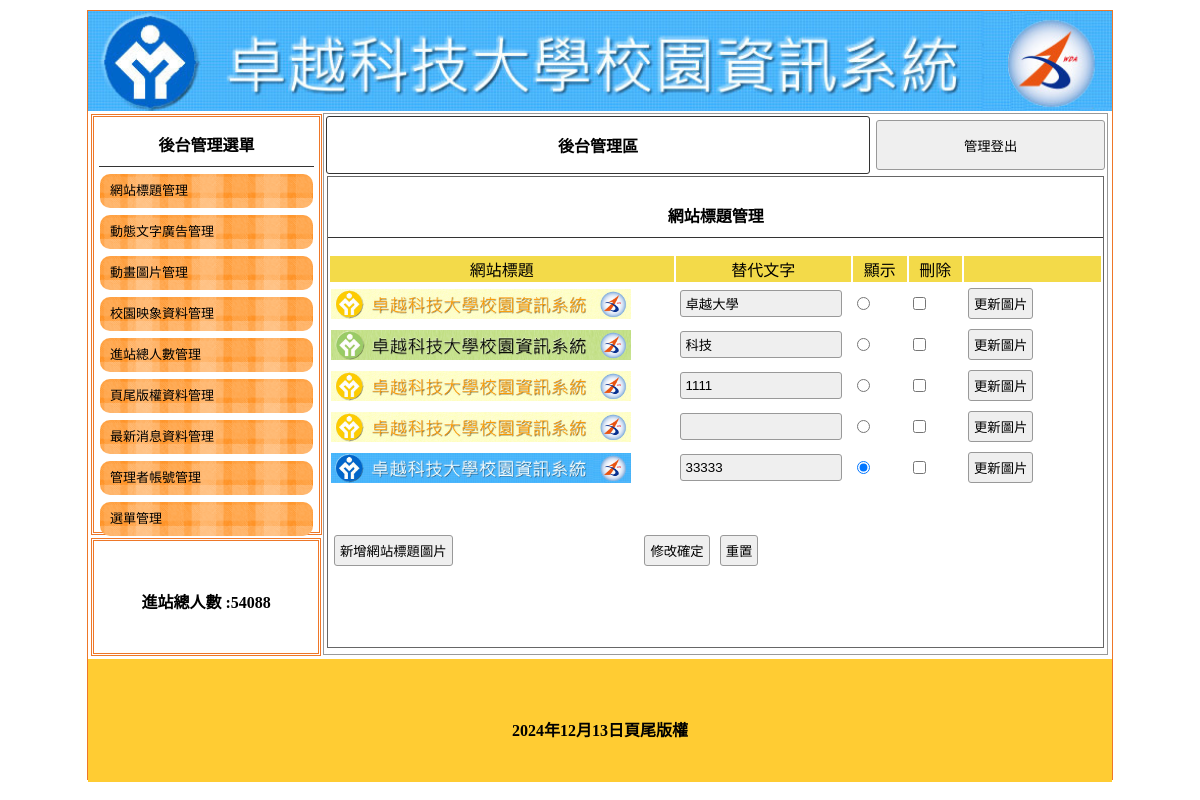
The app's page /admin.php with its own data.
### tables this page shows
CREATE TABLE `titles` (
  `id` int(10) UNSIGNED NOT NULL,
  `img` text NOT NULL,
  `text` text NOT NULL,
  `sh` int(1) UNSIGNED NOT NULL DEFAULT 0
);

CREATE TABLE `total` (
  `id` int(1) UNSIGNED NOT NULL,
  `total` int(10) UNSIGNED NOT NULL
);

CREATE TABLE `bottom` (
  `id` int(1) UNSIGNED NOT NULL,
  `bottom` text NOT NULL
);

### api/db.php (called while the page is built, shortened)
<?php
class DB{
    protected $dsn="mysql:host=localhost;charset=utf8;dbname=db03";
    protected $pdo;
    protected $table;
    function __construct($table){
        $this->table=$table;
        $this->pdo=new PDO($this->dsn,'root','');
    }
    function all(...$arg){
        $sql="SELECT * FROM $this->table ";
        return $this->fetchAll($sql);
    }
    function find($id){
        $sql="SELECT * FROM $this->table ";
        if(is_array($id)){
            $where=$this->a2s($id);
            $sql=$sql . " WHERE ". join(" && ",$where);
        }else{
            $sql .= " WHERE `id`='$id' ";
        }
        return $this->fetchOne($sql);
    }
    function a2s($array){
        $tmp=[];
        foreach($array as $key => $value){
            $tmp[]="`$key`='$value'";
        }
        return $tmp;
    }
    protected function fetchOne($sql){
        return $this->pdo->query($sql)->fetch(PDO::FETCH_ASSOC);
    }
    protected function fetchAll($sql){
        return $this->pdo->query($sql)->fetchAll(PDO::FETCH_ASSOC);
    }
}
$Title=new DB('titles');
$Total=new DB('total');
$Bottom=new DB('bottom');

### backend/title.php (the view, shortened to what this page needs)
<div class="di"
    style="height:540px; border:#999 1px solid; width:76.5%; margin:2px 0px 0px 0px; float:left; position:relative; left:20px;">
    <table width="100%">
        <tbody>
            <tr>
                <td style="width:70%;font-weight:800; border:#333 1px solid; border-radius:3px;" class="cent"><a
                        href="?do=admin" style="color:#000; text-decoration:none;">後台管理區</a>
                </td>
                <td><button onclick="document.cookie=&#39;user=&#39;;location.replace(&#39;?&#39;)"
                        style="width:99%; margin-right:2px; height:50px;">管理登出</button></td>
            </tr>
        </tbody>
    </table>
    <div style="width:99%; height:87%; margin:auto; overflow:auto; border:#666 1px solid;">
        <p class="t cent botli">網站標題管理</p>
        <form method="post" action="./api/edit.php">
            <table width="100%">
                <tr class="yel">
                    <td width="45%">網站標題</td>
                    <td width="23%">替代文字</td>
                    <td width="7%">顯示</td>
                    <td width="7%">刪除</td>
                    <td></td>
                </tr>
                <?php
                $rows=$Title->all();
                foreach($rows as $row){
                ?>
                <tr>
                    <td width="45%">
                        <img src="./upload/<?=$row['img'];?>" style="width:300px;height:30px;">
                    </td>
                    <td width="23%">
                        <input type="text" name="text[]" value="<?=$row['text'];?>">
                    </td>
                    <td width="7%">
                        <input type="radio" name="sh[]" value="<?=$row['id'];?>" <?=($row['sh']==1)?'checked':'';?>>
                    </td>
                    <td width="7%">
                        <input type="checkbox" name="del[]" value="<?=$row['id'];?>">
                    </td>
                    <td>
                        <input type="button"
                            onclick="op(&#39;#cover&#39;,&#39;#cvr&#39;,&#39;./modal/upload_<?=$do;?>.php?id=<?=$row['id'];?>.php&table=<?=$do;?>&#39;)"
                            value="更新圖片">
                    </td>
                </tr>
                <?php
                }
                ?>
            </table>
            <table style="margin-top:40px; width:70%;">
                <tr>
                    <td width="200px">
                        <input type="button"
                            onclick="op(&#39;#cover&#39;,&#39;#cvr&#39;,&#39;./modal/<?=$do;?>.php?table=<?=$do?>&#39;)"
                            value="新增網站標題圖片">
                    </td>
                    <td class="cent">
                        <input type="submit" value="修改確定">
                        <input type="reset" value="重置">
                    </td>
                </tr>
            </table>
        </form>
    </div>
</div>

### admin.php (shortened to what this page needs)
<?php
include_once "api/db.php";
?>
<!DOCTYPE html
    PUBLIC "-//W3C//DTD XHTML 1.0 Transitional//EN" "http://www.w3.org/TR/xhtml1/DTD/xhtml1-transitional.dtd">
<html xmlns="http://www.w3.org/1999/xhtml">
<head>
    <link href="./css/css.css" rel="stylesheet" type="text/css">
</head>
<body>
    <div id="main">
        <a title="<?=$Title->find(['sh'=>1])['text'];?>" href="index.php">
            <div class="ti"
                style="background:url('./upload/<?=$Title->find(['sh'=>1])['img'];?>'); background-size:cover;"></div>
        </a>
        <div id="ms">
            <div id="lf" style="float:left;">
                <div id="menuput" class="dbor">
                    <span class="t botli">後台管理選單</span>
                    <a style="color:#000; font-size:13px; text-decoration:none;" href="?do=title">
                        <div class="mainmu">
                            網站標題管理
                        </div>
                    </a>
                    <a style="color:#000; font-size:13px; text-decoration:none;" href="?do=ad">
                        <div class="mainmu">
                            動態文字廣告管理
                        </div>
                    </a>
                    <a style="color:#000; font-size:13px; text-decoration:none;" href="?do=mvim">
                        <div class="mainmu">
                            動畫圖片管理
                        </div>
                    </a>
                    <a style="color:#000; font-size:13px; text-decoration:none;" href="?do=image">
                        <div class="mainmu">
                            校園映象資料管理
                        </div>
                    </a>
                    <a style="color:#000; font-size:13px; text-decoration:none;" href="?do=total">
                        <div class="mainmu">
                            進站總人數管理
                        </div>
                    </a>
                    <a style="color:#000; font-size:13px; text-decoration:none;" href="?do=bottom">
                        <div class=" mainmu">
                            頁尾版權資料管理
                        </div>
                    </a>
                    <a style="color:#000; font-size:13px; text-decoration:none;" href="?do=news">
                        <div class="mainmu">
                            最新消息資料管理
                        </div>
                    </a>
                    <a style="color:#000; font-size:13px; text-decoration:none;" href="?do=admin">
                        <div class="mainmu">
                            管理者帳號管理
                        </div>
                    </a>
                    <a style="color:#000; font-size:13px; text-decoration:none;" href="?do=menu">
                        <div class="mainmu">
                            選單管理
                        </div>
                    </a>
                </div>
                <div class="dbor" style="margin:3px; width:95%; height:20%; line-height:100px;">
                    <span class="t">進站總人數 :<?=$Total->find(1)['total'];?>
                    </span>
                </div>
            </div>
            <?php
            $do=$_GET['do']??'title';
            $file="./backend/{$do}.php";
            if(file_exists($file)){
                include $file;
            }else{
                include "./backend/title.php";
            }
                ?>
        </div>
        <div
            style="width:1024px; left:0px; position:relative; background:#FC3; margin-top:4px; height:123px; display:block;">
            <span class="t" style="line-height:123px;">
                <?=$Bottom->find(1)['bottom'];?>
            </span>
        </div>
    </div>
</body>
</html>

### css/css.css (style rules this page uses)
body { padding: 0px; margin: 0px; }
#main { width: 1024px; height: 768px; margin: 10px auto 10px auto; border: #EE7728 1px solid; position: relative; }
.ti { width: 100%; height: 100px; position: relative; background-size: cover; background-repeat: no-repeat; }
.dbor { border: #EE7728 double 3px; margin: 1px; padding: 2px 10px 2px 10px; }
.t { font-weight: 800; display: block; text-align: center; padding: 10px 1px 10px 1px; }
.botli { border-bottom: #333 1px solid; }
.mainmu { position: relative; border-radius: 10px; background: url(../icon/menu.fw.png) center no-repeat; background-size: cover; line-height: 30px; padding: 2px 10px 2px 10px; margin: 7px 1px 7px 1px; }
#lf { height: 540px; width: 21%; display: inline-block; }
#menuput { width: 100%; height: 75%; position: relative; padding: 5px; display: block; margin: 3px; }
.di { display: inline-block; }
.cent { text-align: center; }
input, button { border: #999 1px solid; border-radius: 3px; background: #EFEFEF; padding: 5px; margin: 3px; }
input[type=text], input[type=password] { width: 150px; }
.yel td { background: #F3DA49; text-align: center; }

### records on screen
titles: img (picture), text "33333", sh "☑"
total: total "54088"
titles: img (picture), text "卓越大學"
titles: img (picture), text "科技"
titles: img (picture), text "1111"
titles: img (picture)
bottom: bottom "2024年12月13日頁尾版權"
